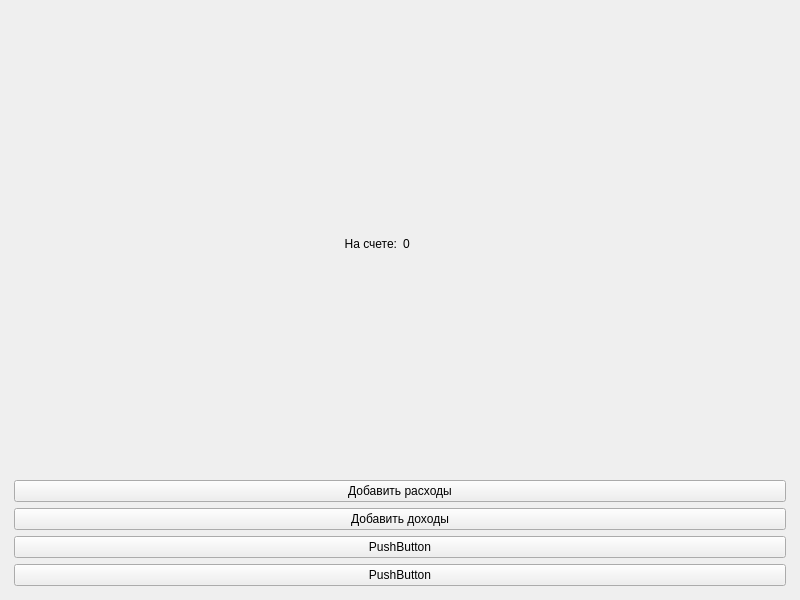
<?xml version="1.0" encoding="UTF-8"?>
<ui version="4.0">
 <class>MainWindow</class>
 <widget class="QMainWindow" name="MainWindow">
  <property name="geometry">
   <rect>
    <x>0</x>
    <y>0</y>
    <width>800</width>
    <height>600</height>
   </rect>
  </property>
  <property name="windowTitle">
   <string>MainWindow</string>
  </property>
  <widget class="QWidget" name="centralwidget">
   <layout class="QGridLayout" name="gridLayout_2">
    <item row="0" column="0">
     <layout class="QGridLayout" name="gridLayout" rowstretch="1,1,1,1,1">
      <property name="leftMargin">
       <number>5</number>
      </property>
      <property name="topMargin">
       <number>5</number>
      </property>
      <property name="rightMargin">
       <number>5</number>
      </property>
      <property name="bottomMargin">
       <number>5</number>
      </property>
      <item row="0" column="0">
       <widget class="QLabel" name="label">
        <property name="text">
         <string>На счете:</string>
        </property>
        <property name="alignment">
         <set>Qt::AlignRight|Qt::AlignTrailing|Qt::AlignVCenter</set>
        </property>
       </widget>
      </item>
      <item row="0" column="1">
       <widget class="QLabel" name="amount_l">
        <property name="text">
         <string>0</string>
        </property>
       </widget>
      </item>
      <item row="1" column="0" colspan="2">
       <widget class="QPushButton" name="add_r_but">
        <property name="text">
         <string>Добавить расходы</string>
        </property>
       </widget>
      </item>
      <item row="2" column="0" colspan="2">
       <widget class="QPushButton" name="add_d_but">
        <property name="text">
         <string>Добавить доходы</string>
        </property>
       </widget>
      </item>
      <item row="3" column="0" colspan="2">
       <widget class="QPushButton" name="pushButton_3">
        <property name="text">
         <string>PushButton</string>
        </property>
       </widget>
      </item>
      <item row="4" column="0" colspan="2">
       <widget class="QPushButton" name="pushButton_4">
        <property name="text">
         <string>PushButton</string>
        </property>
       </widget>
      </item>
     </layout>
    </item>
   </layout>
  </widget>
 </widget>
 <resources/>
 <connections/>
</ui>
